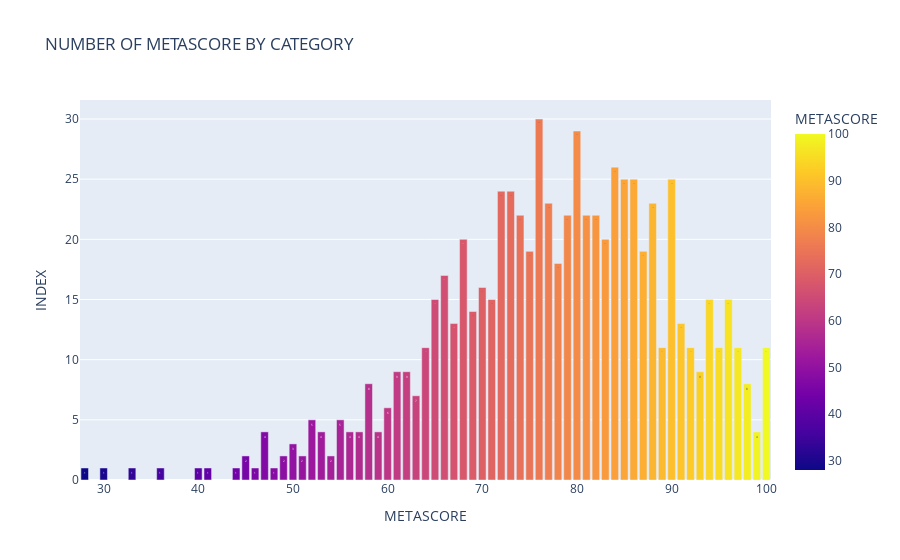

Here is the notebook cell this chart was saved with:
### Code cell
meta = imdb.metascore.value_counts()
plt.figure(figsize = (30,20))
fig = px.bar(meta, y = meta, x = meta.index, text = meta.values, color = meta.index, labels = {'y': 'INDEX', 'index': 'METASCORE'},
             title = "NUMBER OF METASCORE BY CATEGORY", color_discrete_sequence = px.colors.sequential.RdBu)
fig.show()

### Figure 1 — Plotly figure (JSON) as saved in the notebook; plotly's stock layout.template omitted (floating-point values rounded to 4 significant figures)
{"data": [{"alignmentgroup": "True", "hovertemplate": "METASCORE=%{marker.color}<br>INDEX=%{y}<br>text=%{text}<extra></extra>", "legendgroup": "", "marker": {"color": [76, 80, 84, 86, 85, 90, 73, 72, 77, 88, 74, 82, 79, 81, 68, 83, 87, 75, 78, 66, 70, 96, 71, 94, 65, 69, 91, 67, 64, 97, 100, 92, 95, 89, 61, 62, 93, 98, 58, 63, 60, 55, 52, 57, 47, 59, 99, 56, 53, 50, 45, 49, 54, 51, 30, 46, 36, 28, 44, 48, 40, 33, 41], "coloraxis": "coloraxis"}, "name": "", "offsetgroup": "", "orientation": "v", "showlegend": false, "text": [30, 29, 26, 25, 25, 25, 24, 24, 23, 23, 22, 22, 22, 22, 20, 20, 19, 19, 18, 17, 16, 15, 15, 15, 15, 14, 13, 13, 11, 11, 11, 11, 11, 11, 9, 9, 9, 8, 8, 7, 6, 5, 5, 4, 4, 4, 4, 4, 4, 3, 2, 2, 2, 2, 1, 1, 1, 1, 1, 1, 1, 1, 1], "textposition": "auto", "type": "bar", "x": [76, 80, 84, 86, 85, 90, 73, 72, 77, 88, 74, 82, 79, 81, 68, 83, 87, 75, 78, 66, 70, 96, 71, 94, 65, 69, 91, 67, 64, 97, 100, 92, 95, 89, 61, 62, 93, 98, 58, 63, 60, 55, 52, 57, 47, 59, 99, 56, 53, 50, 45, 49, 54, 51, 30, 46, 36, 28, 44, 48, 40, 33, 41], "xaxis": "x", "y": [30, 29, 26, 25, 25, 25, 24, 24, 23, 23, 22, 22, 22, 22, 20, 20, 19, 19, 18, 17, 16, 15, 15, 15, 15, 14, 13, 13, 11, 11, 11, 11, 11, 11, 9, 9, 9, 8, 8, 7, 6, 5, 5, 4, 4, 4, 4, 4, 4, 3, 2, 2, 2, 2, 1, 1, 1, 1, 1, 1, 1, 1, 1], "yaxis": "y"}], "layout": {"barmode": "relative", "coloraxis": {"colorbar": {"title": {"text": "METASCORE"}}, "colorscale": [[0, "#0d0887"], [0.1111, "#46039f"], [0.2222, "#7201a8"], [0.3333, "#9c179e"], [0.4444, "#bd3786"], [0.5556, "#d8576b"], [0.6667, "#ed7953"], [0.7778, "#fb9f3a"], [0.8889, "#fdca26"], [1, "#f0f921"]]}, "legend": {"tracegroupgap": 0}, "title": {"text": "NUMBER OF METASCORE BY CATEGORY"}, "xaxis": {"anchor": "y", "domain": [0, 1], "title": {"text": "METASCORE"}}, "yaxis": {"anchor": "x", "domain": [0, 1], "title": {"text": "INDEX"}}}}
